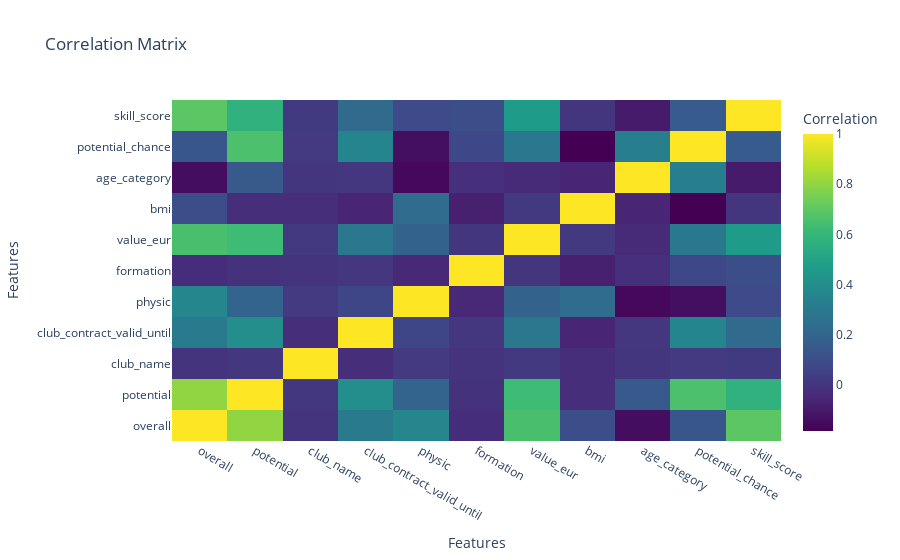
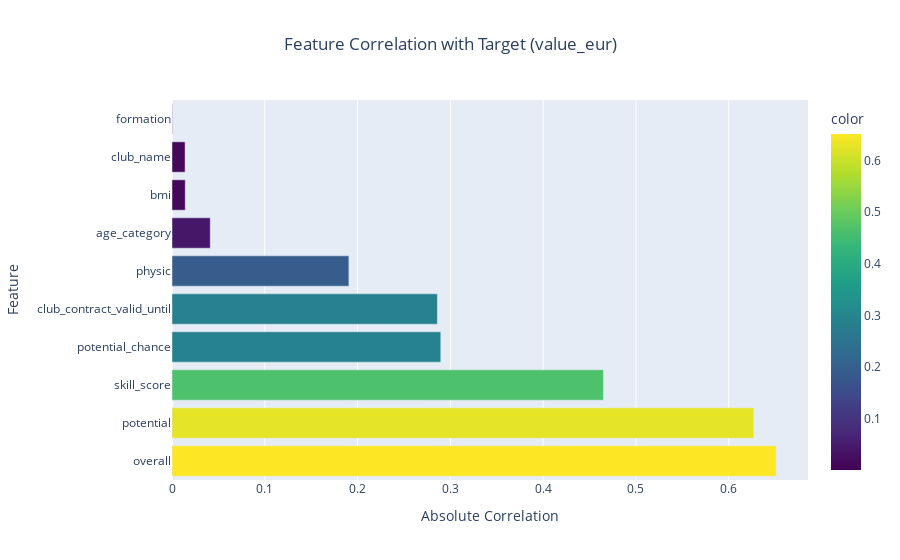

Notebook code for these charts, in order:
### Markdown cell above
*Figure 1: Correlation Matrix Showing Relationships Between Features and Market Value*

The heatmap visually confirms that **Overall Skill Rating** and **Potential** are the most influential features, while **Contract Duration** has a lesser impact. This supports our earlier findings and provides a clear picture of how different attributes relate to market value.

### Code cell
# Calculate correlation matrix
correlation_matrix = df_cleaned.corr()
# Calculate feature correlation with target (value_eur)
feature_target_correlation = correlation_matrix['value_eur'].drop('value_eur')
# Calculate absolute correlation values
feature_target_correlation_abs = feature_target_correlation.abs().sort_values(ascending=False)

print(feature_target_correlation_abs)

# Heatmap of correlation matrix
fig_heatmap = go.Figure(data=go.Heatmap(
    z=correlation_matrix.values,
    x=correlation_matrix.columns,
    y=correlation_matrix.columns,
    colorscale='Viridis',
    colorbar=dict(title='Correlation')
))
fig_heatmap.update_layout(
    title='Correlation Matrix',
    xaxis_title='Features',
    yaxis_title='Features'
)
fig_heatmap.show()

# Bar plot for feature correlation with target
fig_bar = px.bar(
    x=feature_target_correlation_abs.values,
    y=feature_target_correlation_abs.index,
    labels={'x': 'Absolute Correlation', 'y': 'Feature'},
    title='Feature Correlation with Target (value_eur)',
    color=feature_target_correlation_abs.values,
    color_continuous_scale='Viridis'
)
fig_bar.update_layout(
    xaxis_title='Absolute Correlation',
    yaxis_title='Feature',
    title_x=0.5
)
fig_bar.show()

### Figure 1 — Plotly figure (JSON) as saved in the notebook; plotly's stock layout.template omitted (floating-point values rounded to 4 significant figures)
{"data": [{"colorbar": {"title": {"text": "Correlation"}}, "colorscale": [[0, "#440154"], [0.1111, "#482878"], [0.2222, "#3e4989"], [0.3333, "#31688e"], [0.4444, "#26828e"], [0.5556, "#1f9e89"], [0.6667, "#35b779"], [0.7778, "#6ece58"], [0.8889, "#b5de2b"], [1, "#fde725"]], "type": "heatmap", "x": ["overall", "potential", "club_name", "club_contract_valid_until", "physic", "formation", "value_eur", "bmi", "age_category", "potential_chance", "skill_score"], "y": ["overall", "potential", "club_name", "club_contract_valid_until", "physic", "formation", "value_eur", "bmi", "age_category", "potential_chance", "skill_score"], "z": [[1, 0.802, -0.005199, 0.3001, 0.3641, -0.03037, 0.6512, 0.1007, -0.1411, 0.1356, 0.6921], [0.802, 1, 0.00778, 0.3988, 0.193, -0.01053, 0.6269, -0.0268, 0.1473, 0.6576, 0.5755], [-0.005199, 0.00778, 1, -0.02825, 0.01998, -0.005278, 0.01408, -0.0271, 0.0009964, 0.01908, 0.02158], [0.3001, 0.3988, -0.02825, 1, 0.06888, 0.007415, 0.286, -0.06341, 0.003214, 0.3552, 0.2262], [0.3641, 0.193, 0.01998, 0.06888, 1, -0.04886, 0.1906, 0.2338, -0.1595, -0.136, 0.08303], [-0.03037, -0.01053, -0.005278, 0.007415, -0.04886, 1, -0.0003732, -0.08033, -0.02393, 0.07575, 0.1008], [0.6512, 0.6269, 0.01408, 0.286, 0.1906, -0.0003732, 1, 0.01427, -0.04123, 0.2897, 0.465], [0.1007, -0.0268, -0.0271, -0.06341, 0.2338, -0.08033, 0.01427, 1, -0.06101, -0.1832, 0.000862], [-0.1411, 0.1473, 0.0009964, 0.003214, -0.1595, -0.02393, -0.04123, -0.06101, 1, 0.3293, -0.09394], [0.1356, 0.6576, 0.01908, 0.3552, -0.136, 0.07575, 0.2897, -0.1832, 0.3293, 1, 0.1578], [0.6921, 0.5755, 0.02158, 0.2262, 0.08303, 0.1008, 0.465, 0.000862, -0.09394, 0.1578, 1]]}], "layout": {"title": {"text": "Correlation Matrix"}, "xaxis": {"title": {"text": "Features"}}, "yaxis": {"title": {"text": "Features"}}}}

### Figure 2 — Plotly figure (JSON) as saved in the notebook; plotly's stock layout.template omitted (floating-point values rounded to 4 significant figures)
{"data": [{"alignmentgroup": "True", "hovertemplate": "Absolute Correlation=%{x}<br>Feature=%{y}<br>color=%{marker.color}<extra></extra>", "legendgroup": "", "marker": {"color": [0.6512, 0.6269, 0.465, 0.2897, 0.286, 0.1906, 0.04123, 0.01427, 0.01408, 0.0003732], "coloraxis": "coloraxis", "pattern": {"shape": ""}}, "name": "", "offsetgroup": "", "orientation": "h", "showlegend": false, "textposition": "auto", "type": "bar", "x": [0.6512, 0.6269, 0.465, 0.2897, 0.286, 0.1906, 0.04123, 0.01427, 0.01408, 0.0003732], "xaxis": "x", "y": ["overall", "potential", "skill_score", "potential_chance", "club_contract_valid_until", "physic", "age_category", "bmi", "club_name", "formation"], "yaxis": "y"}], "layout": {"barmode": "relative", "coloraxis": {"colorbar": {"title": {"text": "color"}}, "colorscale": [[0, "#440154"], [0.1111, "#482878"], [0.2222, "#3e4989"], [0.3333, "#31688e"], [0.4444, "#26828e"], [0.5556, "#1f9e89"], [0.6667, "#35b779"], [0.7778, "#6ece58"], [0.8889, "#b5de2b"], [1, "#fde725"]]}, "legend": {"tracegroupgap": 0}, "title": {"text": "Feature Correlation with Target (value_eur)", "x": 0.5}, "xaxis": {"anchor": "y", "domain": [0, 1], "title": {"text": "Absolute Correlation"}}, "yaxis": {"anchor": "x", "domain": [0, 1], "title": {"text": "Feature"}}}}
